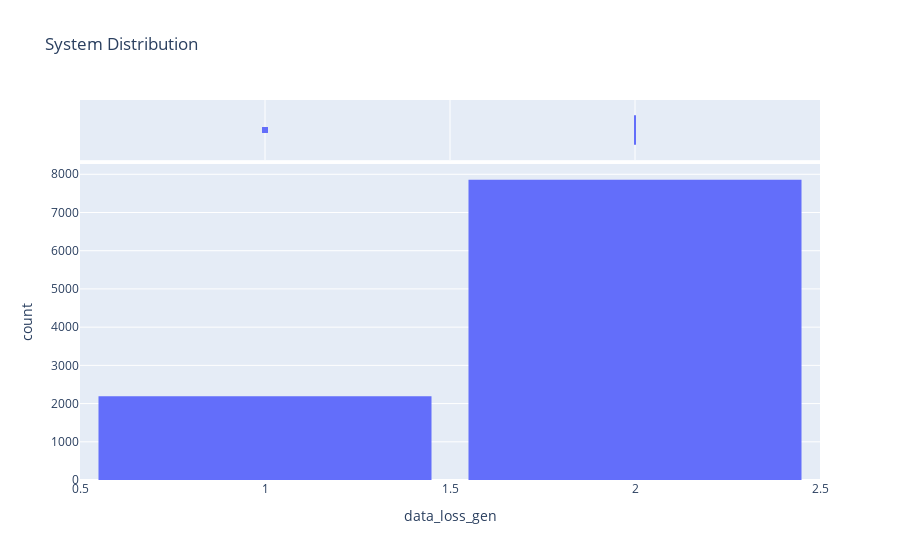

The cell this chart's notebook holds for it:
### Code cell
fig = px.histogram(dataset, x='data_loss_gen', marginal='box', title='System Distribution')
fig.update_layout(bargap=0.1)
fig.show()

### Figure 1 — Plotly figure (JSON) as saved in the notebook; plotly's stock layout.template omitted (floating-point values rounded to 4 significant figures; data arrays with more than 128 entries replaced by an {"elided": "..."} marker saying what was removed)
{"data": [{"alignmentgroup": "True", "bingroup": "x", "hovertemplate": "data_loss_gen=%{x}<br>count=%{y}<extra></extra>", "legendgroup": "", "marker": {"color": "#636efa"}, "name": "", "offsetgroup": "", "orientation": "v", "showlegend": false, "type": "histogram", "x": {"elided": "10047 int values"}, "xaxis": "x", "yaxis": "y"}, {"alignmentgroup": "True", "hovertemplate": "data_loss_gen=%{x}<extra></extra>", "legendgroup": "", "marker": {"color": "#636efa"}, "name": "", "notched": true, "offsetgroup": "", "showlegend": false, "type": "box", "x": {"elided": "10047 int values"}, "xaxis": "x2", "yaxis": "y2"}], "layout": {"bargap": 0.1, "barmode": "relative", "legend": {"tracegroupgap": 0}, "title": {"text": "System Distribution"}, "xaxis": {"anchor": "y", "domain": [0, 1], "title": {"text": "data_loss_gen"}}, "xaxis2": {"anchor": "y2", "domain": [0, 1], "matches": "x", "showgrid": true, "showticklabels": false}, "yaxis": {"anchor": "x", "domain": [0, 0.8316], "title": {"text": "count"}}, "yaxis2": {"anchor": "x2", "domain": [0.8416, 1], "matches": "y2", "showgrid": false, "showline": false, "showticklabels": false, "ticks": ""}}}
